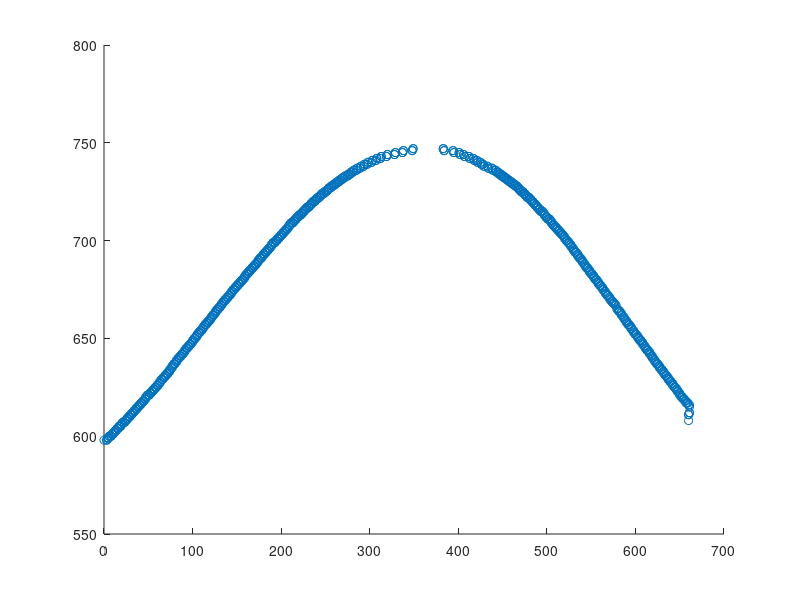
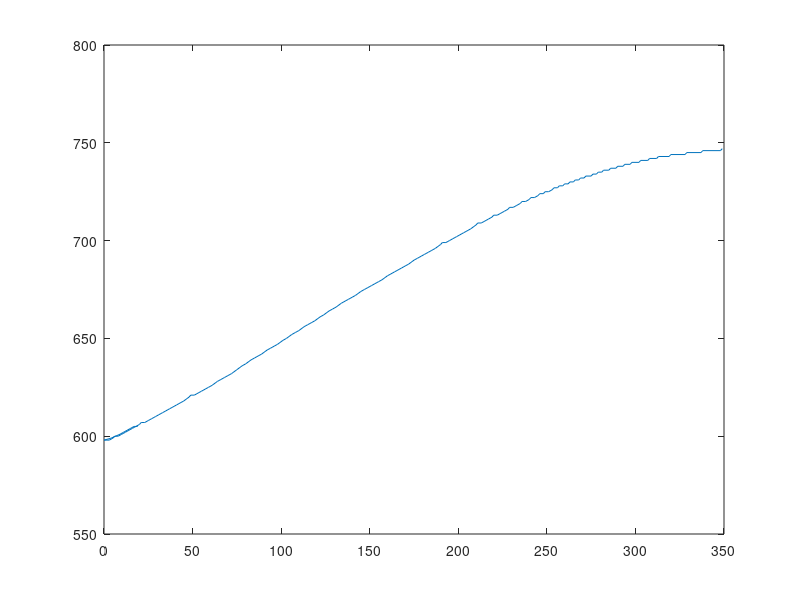

Write the MATLAB code that produced these figures, in order.
% Sampling the data from the the contour (from the full contour data)
load('contourdata2.dat')
d = contourdata2;
figure;
scatter(d(:,1), d(:,2));
r = 1;
sampledata = d(1, :);
counter = 0;
for i = 1 : length(d)
    dis = norm(d(i,:) - sampledata(end, :));
    if dis > r
        flag = 0;
        for j = 1 : size(sampledata, 1)
            dis2 = norm(d(i,:) - sampledata(j, :));
            if dis2 < r
                flag = 1;
                counter = counter + 1;
                break;
            end
        end
        if flag == 0
            sampledata = [sampledata ; d(i,:)];
        end
    end
    if counter > 4
        break;
    end
end
figure(2)
plot(sampledata(:,1), sampledata(:,2))
    